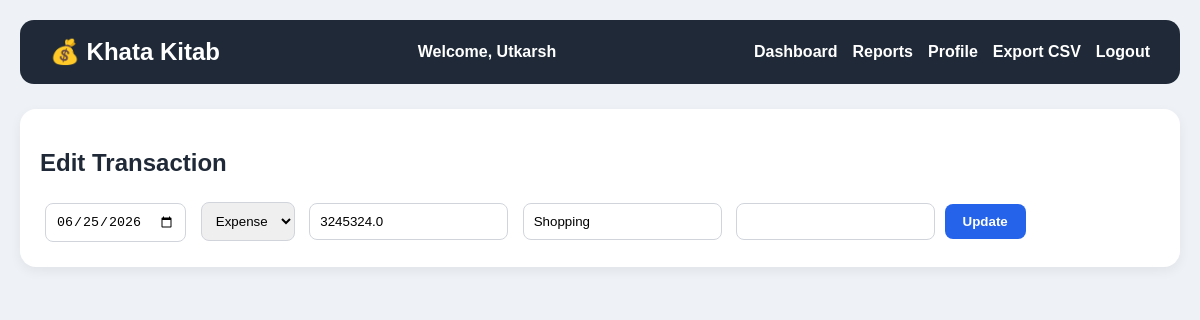
The page /edit/6 (signed in) on the database its author committed.
### tables this page shows
CREATE TABLE users(
    id INTEGER PRIMARY KEY AUTOINCREMENT,
        name TEXT NOT NULL,
            email TEXT UNIQUE NOT NULL,
                password_hash TEXT NOT NULL
                );

CREATE TABLE transactions(
        id INTEGER PRIMARY KEY AUTOINCREMENT,
        transaction_date TEXT,
        transaction_type TEXT,
        amount REAL,
        category TEXT,
        note TEXT
    , user_id INTEGER);

### app.py (the view, shortened to what this page needs)
@app.route("/edit/<int:id>", methods=["GET", "POST"])
@login_required
def edit(id):
    conn = get_db()
    cur = conn.cursor()
    cur.execute(
        "SELECT * FROM transactions WHERE id=? AND user_id=?",
        (id, current_user.id)
    )
    txn = cur.fetchone()
    conn.close()
    if not txn:
        flash("Transaction not found.")
        return redirect("/dashboard")  # FIX
    return render_template("edit.html", txn=txn)

### app.py (called while the page is built)
def get_db():
    return sqlite3.connect("khatakitab.db")

@login_manager.user_loader
def load_user(user_id):
    conn = get_db()
    cur = conn.cursor()
    cur.execute("SELECT id, name, email FROM users WHERE id=?", (user_id,))
    row = cur.fetchone()
    conn.close()
    if row:
        return User(row[0], row[1], row[2])
    return None

### templates/edit.html (shortened to what this page needs)
{% extends "layout.html" %}
{% block content %}
<div class="form-card">
<h2>Edit Transaction</h2>
<form method="POST">
    <input type="date"
           name="transaction_date"
           value="{{ txn[1] }}"
           required>
    <select name="transaction_type">
        <option {% if txn[2]=='Expense' %}selected{% endif %}>
            Expense
        </option>
    </select>
    <input type="number"
           step="0.01"
           name="amount"
           value="{{ txn[3] }}"
           required>
    <input type="text"
           name="category"
           value="{{ txn[4] }}"
           required>
    <input type="text"
           name="note"
           value="{{ txn[5] }}">
    <button type="submit">
        Update
    </button>
</form>
</div>
{% endblock %}

### templates/layout.html (shortened to what this page needs)
<!DOCTYPE html>
<html>
<head>
<link rel="stylesheet"
      href="{{ url_for('static', filename='style.css') }}">
</head>
<body>
<div class="navbar">
    <div class="logo">
        💰 Khata Kitab
    </div>
    <div class="user-info">
        {% if current_user.is_authenticated %}
            Welcome, {{ current_user.name }}
        {% endif %}
    </div>
    <div class="nav-links">
        <a href="/">Dashboard</a>
        <a href="/reports">Reports</a>
        <a href="/profile">Profile</a>
        <a href="/export">Export CSV</a>
        {% if current_user.is_authenticated %}
            <a href="/logout">Logout</a>
        {% else %}
            <a href="/login">Login</a>
            <a href="/signup">Signup</a>
        {% endif %}
    </div>
</div>
<div class="container">
    {% block content %}
    {% endblock %}
</div>
</body>
</html>

### static/style.css (style rules this page uses)
body { font-family: Arial, sans-serif; background:#eef2f7; margin:0; padding:20px; color:#1f2937; }
.navbar { background:#1f2937; color:white; padding:18px 30px; display:flex; justify-content:space-between; align-items:center; border-radius:14px; margin-bottom:25px; }
.logo { font-size:24px; font-weight:bold; }
.user-info { flex:1; text-align:center; font-size:16px; font-weight:600; color:white; }
.nav-links { display:flex; align-items:center; gap:15px; }
.nav-links a { color:white; text-decoration:none; font-weight:600; }
.container { max-width:1200px; margin:auto; }
.form-card { background:white; padding:20px; border-radius:16px; margin-bottom:25px; box-shadow:0 4px 12px rgba(0,0,0,0.06); }
input, select { padding:10px; margin:5px; border:1px solid #d1d5db; border-radius:8px; }
button { background:#2563eb; color:white; border:none; padding:10px 18px; border-radius:8px; cursor:pointer; font-weight:bold; }

### rows shown on the page
users: name "Utkarsh"
transactions: transaction_date "06/25/2026", transaction_type "Expense", amount "3245324.0", category "Shopping"
